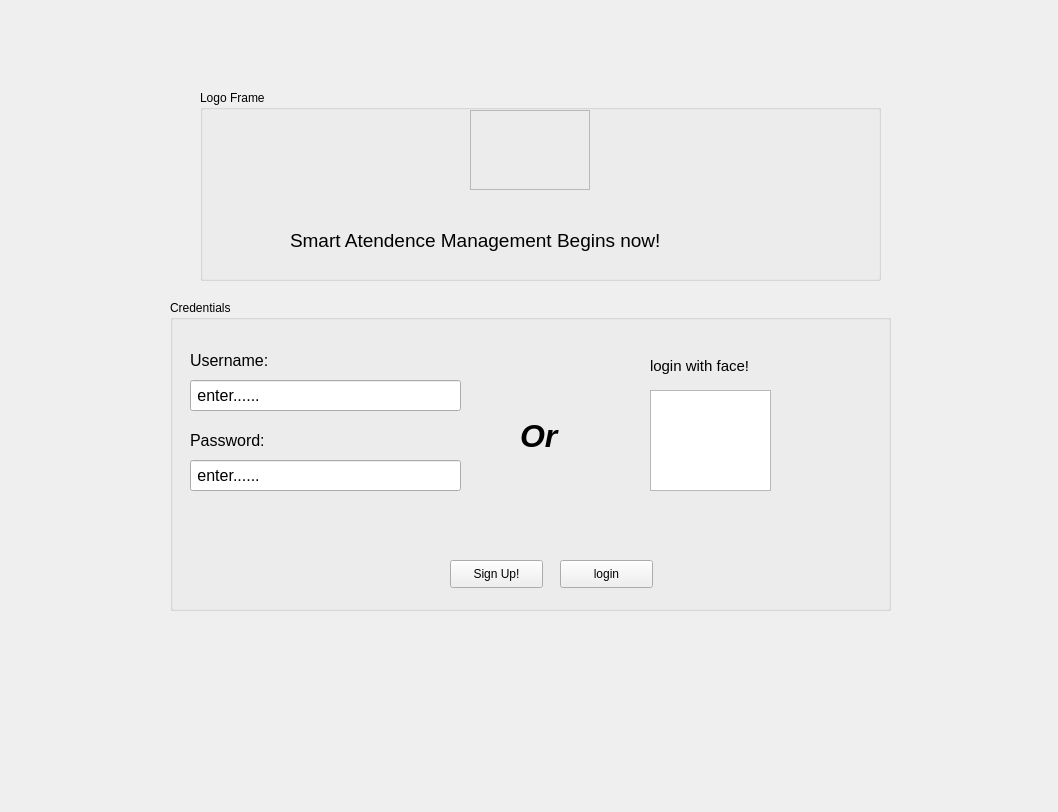
<?xml version="1.0" encoding="UTF-8"?>
<ui version="4.0">
 <class>loginpage</class>
 <widget class="QFrame" name="loginpage">
  <property name="geometry">
   <rect>
    <x>0</x>
    <y>0</y>
    <width>1058</width>
    <height>812</height>
   </rect>
  </property>
  <property name="palette">
   <palette>
    <active>
     <colorrole role="AlternateBase">
      <brush brushstyle="SolidPattern">
       <color alpha="255">
        <red>0</red>
        <green>255</green>
        <blue>0</blue>
       </color>
      </brush>
     </colorrole>
    </active>
    <inactive>
     <colorrole role="AlternateBase">
      <brush brushstyle="SolidPattern">
       <color alpha="255">
        <red>0</red>
        <green>255</green>
        <blue>0</blue>
       </color>
      </brush>
     </colorrole>
    </inactive>
    <disabled>
     <colorrole role="AlternateBase">
      <brush brushstyle="SolidPattern">
       <color alpha="255">
        <red>0</red>
        <green>255</green>
        <blue>0</blue>
       </color>
      </brush>
     </colorrole>
    </disabled>
   </palette>
  </property>
  <property name="windowTitle">
   <string>Frame</string>
  </property>
  <widget class="QGroupBox" name="groupBox">
   <property name="geometry">
    <rect>
     <x>170</x>
     <y>300</y>
     <width>721</width>
     <height>311</height>
    </rect>
   </property>
   <property name="title">
    <string>Credentials</string>
   </property>
   <widget class="QLabel" name="label">
    <property name="geometry">
     <rect>
      <x>20</x>
      <y>50</y>
      <width>111</width>
      <height>21</height>
     </rect>
    </property>
    <property name="font">
     <font>
      <pointsize>12</pointsize>
     </font>
    </property>
    <property name="text">
     <string>Username:</string>
    </property>
   </widget>
   <widget class="QLabel" name="label_2">
    <property name="geometry">
     <rect>
      <x>20</x>
      <y>130</y>
      <width>121</width>
      <height>21</height>
     </rect>
    </property>
    <property name="font">
     <font>
      <pointsize>12</pointsize>
     </font>
    </property>
    <property name="text">
     <string>Password:</string>
    </property>
   </widget>
   <widget class="QLineEdit" name="lineEdit">
    <property name="geometry">
     <rect>
      <x>20</x>
      <y>80</y>
      <width>271</width>
      <height>31</height>
     </rect>
    </property>
    <property name="font">
     <font>
      <pointsize>12</pointsize>
     </font>
    </property>
    <property name="text">
     <string> enter......</string>
    </property>
   </widget>
   <widget class="QLineEdit" name="lineEdit_3">
    <property name="geometry">
     <rect>
      <x>20</x>
      <y>160</y>
      <width>271</width>
      <height>31</height>
     </rect>
    </property>
    <property name="font">
     <font>
      <pointsize>12</pointsize>
     </font>
    </property>
    <property name="text">
     <string> enter......</string>
    </property>
   </widget>
   <widget class="QLabel" name="label_4">
    <property name="geometry">
     <rect>
      <x>350</x>
      <y>110</y>
      <width>71</width>
      <height>51</height>
     </rect>
    </property>
    <property name="font">
     <font>
      <pointsize>24</pointsize>
      <weight>75</weight>
      <italic>true</italic>
      <bold>true</bold>
     </font>
    </property>
    <property name="text">
     <string>Or</string>
    </property>
   </widget>
   <widget class="QGraphicsView" name="graphicsView">
    <property name="geometry">
     <rect>
      <x>480</x>
      <y>90</y>
      <width>121</width>
      <height>101</height>
     </rect>
    </property>
   </widget>
   <widget class="QLabel" name="label_5">
    <property name="geometry">
     <rect>
      <x>480</x>
      <y>40</y>
      <width>151</width>
      <height>51</height>
     </rect>
    </property>
    <property name="font">
     <font>
      <pointsize>11</pointsize>
     </font>
    </property>
    <property name="text">
     <string>login with face!</string>
    </property>
   </widget>
   <widget class="QPushButton" name="pushButton">
    <property name="geometry">
     <rect>
      <x>390</x>
      <y>260</y>
      <width>93</width>
      <height>28</height>
     </rect>
    </property>
    <property name="palette">
     <palette>
      <active>
       <colorrole role="AlternateBase">
        <brush brushstyle="SolidPattern">
         <color alpha="255">
          <red>0</red>
          <green>170</green>
          <blue>0</blue>
         </color>
        </brush>
       </colorrole>
      </active>
      <inactive>
       <colorrole role="AlternateBase">
        <brush brushstyle="SolidPattern">
         <color alpha="255">
          <red>0</red>
          <green>255</green>
          <blue>0</blue>
         </color>
        </brush>
       </colorrole>
      </inactive>
      <disabled>
       <colorrole role="AlternateBase">
        <brush brushstyle="SolidPattern">
         <color alpha="255">
          <red>214</red>
          <green>214</green>
          <blue>214</blue>
         </color>
        </brush>
       </colorrole>
      </disabled>
     </palette>
    </property>
    <property name="styleSheet">
     <string notr="true"/>
    </property>
    <property name="text">
     <string>login</string>
    </property>
   </widget>
   <widget class="QPushButton" name="pushButton_2">
    <property name="geometry">
     <rect>
      <x>280</x>
      <y>260</y>
      <width>93</width>
      <height>28</height>
     </rect>
    </property>
    <property name="palette">
     <palette>
      <active>
       <colorrole role="AlternateBase">
        <brush brushstyle="SolidPattern">
         <color alpha="255">
          <red>0</red>
          <green>170</green>
          <blue>0</blue>
         </color>
        </brush>
       </colorrole>
      </active>
      <inactive>
       <colorrole role="AlternateBase">
        <brush brushstyle="SolidPattern">
         <color alpha="255">
          <red>0</red>
          <green>255</green>
          <blue>0</blue>
         </color>
        </brush>
       </colorrole>
      </inactive>
      <disabled>
       <colorrole role="AlternateBase">
        <brush brushstyle="SolidPattern">
         <color alpha="255">
          <red>214</red>
          <green>214</green>
          <blue>214</blue>
         </color>
        </brush>
       </colorrole>
      </disabled>
     </palette>
    </property>
    <property name="styleSheet">
     <string notr="true"/>
    </property>
    <property name="text">
     <string>Sign Up!</string>
    </property>
   </widget>
  </widget>
  <widget class="QGroupBox" name="groupBox_2">
   <property name="geometry">
    <rect>
     <x>200</x>
     <y>90</y>
     <width>681</width>
     <height>191</height>
    </rect>
   </property>
   <property name="title">
    <string>Logo Frame</string>
   </property>
   <widget class="QFrame" name="Logo">
    <property name="geometry">
     <rect>
      <x>270</x>
      <y>20</y>
      <width>120</width>
      <height>80</height>
     </rect>
    </property>
    <property name="frameShape">
     <enum>QFrame::StyledPanel</enum>
    </property>
    <property name="frameShadow">
     <enum>QFrame::Raised</enum>
    </property>
   </widget>
   <widget class="QLabel" name="label_3">
    <property name="geometry">
     <rect>
      <x>90</x>
      <y>120</y>
      <width>491</width>
      <height>61</height>
     </rect>
    </property>
    <property name="font">
     <font>
      <pointsize>14</pointsize>
     </font>
    </property>
    <property name="text">
     <string>Smart Atendence Management Begins now!</string>
    </property>
   </widget>
  </widget>
 </widget>
 <resources/>
 <connections/>
</ui>
